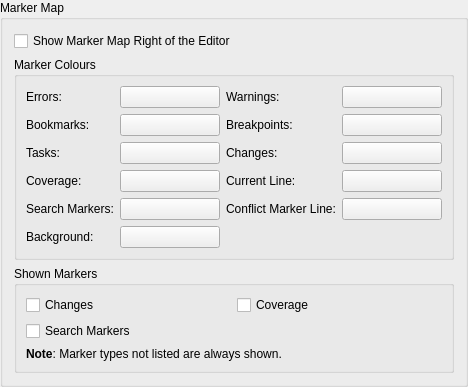
    <widget class="QGroupBox" name="groupBox_14">
     <property name="title">
      <string>Marker Map</string>
     </property>
     <layout class="QVBoxLayout" name="verticalLayout_8">
      <item>
       <widget class="QCheckBox" name="markerMapRightCheckBox">
        <property name="toolTip">
         <string>Select to show the marker map right of the editor</string>
        </property>
        <property name="whatsThis">
         <string>&lt;b&gt;Show Marker Map Right of the Editor&lt;/b&gt;
&lt;p&gt;If this entry is selected (default), the marker map is show on the right side of the editor. If it is unselected, it is shown on the left side right before the margins.&lt;/p&gt;</string>
        </property>
        <property name="text">
         <string>Show Marker Map Right of the Editor</string>
        </property>
       </widget>
      </item>
      <item>
       <widget class="QGroupBox" name="groupBox_16">
        <property name="title">
         <string>Marker Colours</string>
        </property>
        <layout class="QGridLayout" name="gridLayout_9">
         <item row="0" column="0">
          <widget class="QLabel" name="label_6">
           <property name="text">
            <string>Errors:</string>
           </property>
          </widget>
         </item>
         <item row="0" column="1">
          <widget class="QPushButton" name="errorsMapButton">
           <property name="minimumSize">
            <size>
             <width>100</width>
             <height>0</height>
            </size>
           </property>
           <property name="toolTip">
            <string>Select the colour for error markers</string>
           </property>
           <property name="text">
            <string/>
           </property>
          </widget>
         </item>
         <item row="0" column="2">
          <widget class="QLabel" name="label_7">
           <property name="text">
            <string>Warnings:</string>
           </property>
          </widget>
         </item>
         <item row="0" column="3">
          <widget class="QPushButton" name="warningsMapButton">
           <property name="minimumSize">
            <size>
             <width>100</width>
             <height>0</height>
            </size>
           </property>
           <property name="toolTip">
            <string>Select the colour for warning markers</string>
           </property>
           <property name="text">
            <string/>
           </property>
          </widget>
         </item>
         <item row="1" column="0">
          <widget class="QLabel" name="label_8">
           <property name="text">
            <string>Bookmarks:</string>
           </property>
          </widget>
         </item>
         <item row="1" column="1">
          <widget class="QPushButton" name="bookmarksMapButton">
           <property name="minimumSize">
            <size>
             <width>100</width>
             <height>0</height>
            </size>
           </property>
           <property name="toolTip">
            <string>Select the colour for bookmark markers</string>
           </property>
           <property name="text">
            <string/>
           </property>
          </widget>
         </item>
         <item row="1" column="2">
          <widget class="QLabel" name="label_9">
           <property name="text">
            <string>Breakpoints:</string>
           </property>
          </widget>
         </item>
         <item row="1" column="3">
          <widget class="QPushButton" name="breakpointsMapButton">
           <property name="minimumSize">
            <size>
             <width>100</width>
             <height>0</height>
            </size>
           </property>
           <property name="toolTip">
            <string>Select the colour for breakpoint markers</string>
           </property>
           <property name="text">
            <string/>
           </property>
          </widget>
         </item>
         <item row="2" column="0">
          <widget class="QLabel" name="label_10">
           <property name="text">
            <string>Tasks:</string>
           </property>
          </widget>
         </item>
         <item row="2" column="1">
          <widget class="QPushButton" name="tasksMapButton">
           <property name="minimumSize">
            <size>
             <width>100</width>
             <height>0</height>
            </size>
           </property>
           <property name="toolTip">
            <string>Select the colour for task markers</string>
           </property>
           <property name="text">
            <string/>
           </property>
          </widget>
         </item>
         <item row="2" column="2">
          <widget class="QLabel" name="label_11">
           <property name="text">
            <string>Changes:</string>
           </property>
          </widget>
         </item>
         <item row="2" column="3">
          <widget class="QPushButton" name="changesMapButton">
           <property name="minimumSize">
            <size>
             <width>100</width>
             <height>0</height>
            </size>
           </property>
           <property name="toolTip">
            <string>Select the colour for change markers</string>
           </property>
           <property name="text">
            <string/>
           </property>
          </widget>
         </item>
         <item row="3" column="0">
          <widget class="QLabel" name="label_12">
           <property name="text">
            <string>Coverage:</string>
           </property>
          </widget>
         </item>
         <item row="3" column="1">
          <widget class="QPushButton" name="coverageMapButton">
           <property name="minimumSize">
            <size>
             <width>100</width>
             <height>0</height>
            </size>
           </property>
           <property name="toolTip">
            <string>Select the colour for coverage markers</string>
           </property>
           <property name="text">
            <string/>
           </property>
          </widget>
         </item>
         <item row="3" column="2">
          <widget class="QLabel" name="label_13">
           <property name="text">
            <string>Current Line:</string>
           </property>
          </widget>
         </item>
         <item row="3" column="3">
          <widget class="QPushButton" name="currentMapButton">
           <property name="minimumSize">
            <size>
             <width>100</width>
             <height>0</height>
            </size>
           </property>
           <property name="toolTip">
            <string>Select the colour for the current line marker</string>
           </property>
           <property name="text">
            <string/>
           </property>
          </widget>
         </item>
         <item row="4" column="0">
          <widget class="QLabel" name="label_15">
           <property name="text">
            <string>Search Markers:</string>
           </property>
          </widget>
         </item>
         <item row="4" column="1">
          <widget class="QPushButton" name="searchMarkerMapButton">
           <property name="minimumSize">
            <size>
             <width>100</width>
             <height>0</height>
            </size>
           </property>
           <property name="toolTip">
            <string>Select the colour for the search marker</string>
           </property>
           <property name="text">
            <string/>
           </property>
          </widget>
         </item>
         <item row="4" column="2">
          <widget class="QLabel" name="label_16">
           <property name="text">
            <string>Conflict Marker Line:</string>
           </property>
          </widget>
         </item>
         <item row="4" column="3">
          <widget class="QPushButton" name="conflictMarkerMapButton">
           <property name="minimumSize">
            <size>
             <width>100</width>
             <height>0</height>
            </size>
           </property>
           <property name="toolTip">
            <string>Select the colour for the conflict marker line marker</string>
           </property>
           <property name="text">
            <string/>
           </property>
          </widget>
         </item>
         <item row="5" column="0">
          <widget class="QLabel" name="label_14">
           <property name="text">
            <string>Background:</string>
           </property>
          </widget>
         </item>
         <item row="5" column="1">
          <widget class="QPushButton" name="markerMapBackgroundButton">
           <property name="minimumSize">
            <size>
             <width>100</width>
             <height>0</height>
            </size>
           </property>
           <property name="toolTip">
            <string>Select the background colour for the marker map</string>
           </property>
           <property name="text">
            <string/>
           </property>
          </widget>
         </item>
        </layout>
       </widget>
      </item>
      <item>
       <widget class="QGroupBox" name="groupBox_17">
        <property name="title">
         <string>Shown Markers</string>
        </property>
        <layout class="QGridLayout" name="gridLayout_11">
         <item row="0" column="0">
          <widget class="QCheckBox" name="changesMarkerCheckBox">
           <property name="toolTip">
            <string>Select to show change markers</string>
           </property>
           <property name="text">
            <string>Changes</string>
           </property>
          </widget>
         </item>
         <item row="0" column="1">
          <widget class="QCheckBox" name="coverageMarkerCheckBox">
           <property name="toolTip">
            <string>Select to show coverage markers</string>
           </property>
           <property name="text">
            <string>Coverage</string>
           </property>
          </widget>
         </item>
         <item row="1" column="0">
          <widget class="QCheckBox" name="searchMarkerCheckBox">
           <property name="toolTip">
            <string>Select to show search markers</string>
           </property>
           <property name="text">
            <string>Search Markers</string>
           </property>
          </widget>
         </item>
         <item row="2" column="0" colspan="2">
          <widget class="QLabel" name="label_17">
           <property name="text">
            <string>&lt;b&gt;Note&lt;/b&gt;: Marker types not listed are always shown.</string>
           </property>
           <property name="wordWrap">
            <bool>true</bool>
           </property>
          </widget>
         </item>
        </layout>
       </widget>
      </item>
     </layout>
    </widget>
